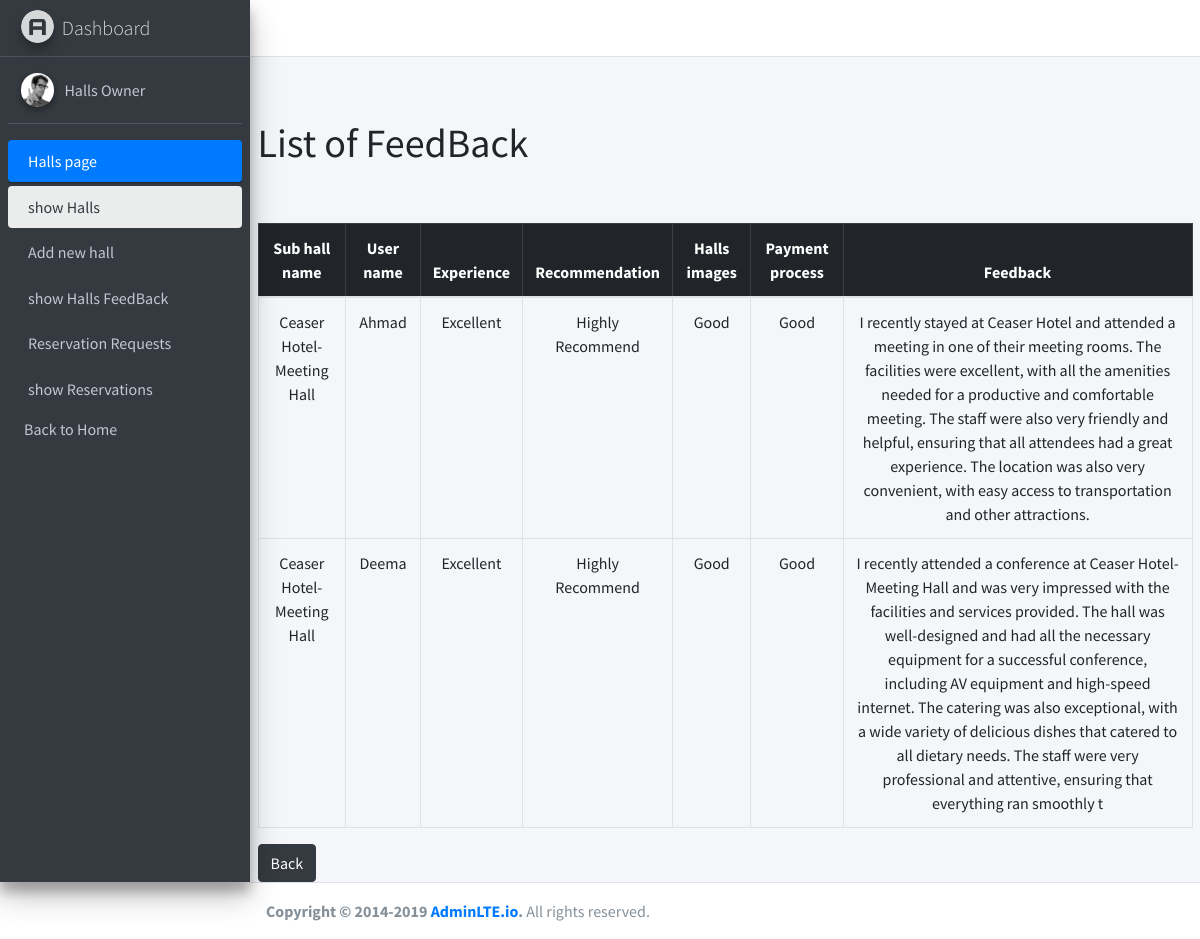
Screenshot of /admin/showFeedBacksubhall.php?hallId=84 (signed in) with the database file from the repository.
### tables this page shows
CREATE TABLE `feedback_subhall` (
  `id` int NOT NULL,
  `experience` varchar(200) NOT NULL,
  `Recommendation` varchar(200) NOT NULL,
  `halls_images_useful` varchar(200) NOT NULL,
  `payment_process` varchar(200) NOT NULL,
  `feedback` varchar(500) NOT NULL,
  `user_id` int NOT NULL,
  `hall_id` int NOT NULL
);

CREATE TABLE `subhalls` (
  `id` int NOT NULL,
  `name` varchar(200) NOT NULL,
  `type` int NOT NULL,
  `number_of_guests` int NOT NULL,
  `hall_describtion` varchar(500) NOT NULL,
  `services` varchar(500) NOT NULL,
  `image_view` varchar(300) NOT NULL,
  `hall_id` int NOT NULL,
  `num_of_reservation` int NOT NULL DEFAULT '0',
  `price` int NOT NULL
);

CREATE TABLE `users` (
  `id` int NOT NULL,
  `name` varchar(200) NOT NULL,
  `password` varchar(200) NOT NULL,
  `email` varchar(200) NOT NULL,
  `type` enum('user','owner') NOT NULL DEFAULT 'user',
  `status` tinyint(1) NOT NULL DEFAULT '1',
  `created_at` datetime NOT NULL DEFAULT CURRENT_TIMESTAMP
);

### admin/handlers/get-test.php (called while the page is built)
<?php
$hall_id=$_GET['hallId'];
$test= $hall_id;
$sql1="SELECT h.id FROM subhalls h where h.hall_id ='$test'";
$sqlResult1=mysqli_query($conn,$sql1);
$hallData=mysqli_fetch_all($sqlResult1);
?>

### admin/showFeedBacksubhall.php (the view, shortened to what this page needs)
<?php session_start();
require("handlers/db.php");
require("handlers/get-test.php");
require("inc/header.php");
?>
<main role="main" class="flex-shrink-0 ">
        <div class="container">
        <br>
            <h1>List of FeedBack</h1>
            <br>
        <br>
            <table class="table table-bordered text-center justify-content-start">
                <thead  class="table-dark">
                    <tr>
                    <th>Sub hall name</th>
    <th>User name</th>
    <th >Experience</th>
                    <th>Recommendation</th>
                    <th >Halls images </th>
                    <th >Payment process</th>
                    <th >Feedback</th>
         </tr>
                </thead>
                <tbody>
<?php
       foreach($hallData as $inner_array) {
           foreach($inner_array as $element) {
             $sql="SELECT users.name as Uname, subhalls.name,
             feedback_subhall.experience,
feedback_subhall.Recommendation,
feedback_subhall.halls_images_useful,
feedback_subhall.payment_process,
feedback_subhall.feedback
             FROM feedback_subhall
             JOIN users ON feedback_subhall.user_id = users.id
             JOIN subhalls ON feedback_subhall.hall_id = subhalls.id
             WHERE subhalls.id =  $element ORDER BY feedback_subhall.id  DESC;
             ";
             $query=mysqli_query($conn,$sql);
             $halls1=mysqli_fetch_all($query,MYSQLI_ASSOC);
       ?>
         <?php
         if(isset($halls1)){
         foreach($halls1 as $event ) {?>
               <tr>
               <td><?php echo $event['name']; ?></td>
               <td><?php echo $event['Uname']; ?></td>
               <td><?php echo $event['experience']; ?></td>
               <td><?php echo $event['Recommendation']; ?></td>
               <td><?php echo $event['halls_images_useful']; ?></td>
               <td><?php echo $event['payment_process']; ?></td>
               <td><?php echo $event['feedback']; ?></td>
               </tr>
           <?php }
      }
      else{?>
        <tr>
          <td colspan="6" class="text-center">No Feedback Added</td>
        </tr>
        <?php
      }} ?>
 <?php
}
      ?>
                </tbody>
            </table>
           <button onclick="history.back()"  class="btn btn-dark">Back </button>
        </div>
    </main>
  <?php
require("inc/footer.php");
?>

### rows the page displays
feedback_subhall: subhalls.name "Ceaser Hotel-Meeting Hall", user.name "Ahmad", experience "Excellent", Recommendation "Highly Recommend", halls_images_useful "Good", payment_process "Good", feedback "I recently stayed at Ceaser Hotel and attended a meeting in one of their meeting rooms. The facilities were excellent, with all the amenities needed for a productive and comfortable meeting. The staff were also very friendly and helpful, ensuring that all attendees had a great experience. The location was also very convenient, with easy access to transportation and other attractions."
feedback_subhall: subhalls.name "Ceaser Hotel-Meeting Hall", user.name "Deema", experience "Excellent", Recommendation "Highly Recommend", halls_images_useful "Good", payment_process "Good", feedback "I recently attended a conference at Ceaser Hotel-Meeting Hall and was very impressed with the facilities and services provided. The hall was well-designed and had all the necessary equipment for a successful conference, including AV equipment and high-speed internet. The catering was also exceptional, with a wide variety of delicious dishes that catered to all dietary needs. The staff were very professional and attentive, ensuring that everything ran smoothly t"
